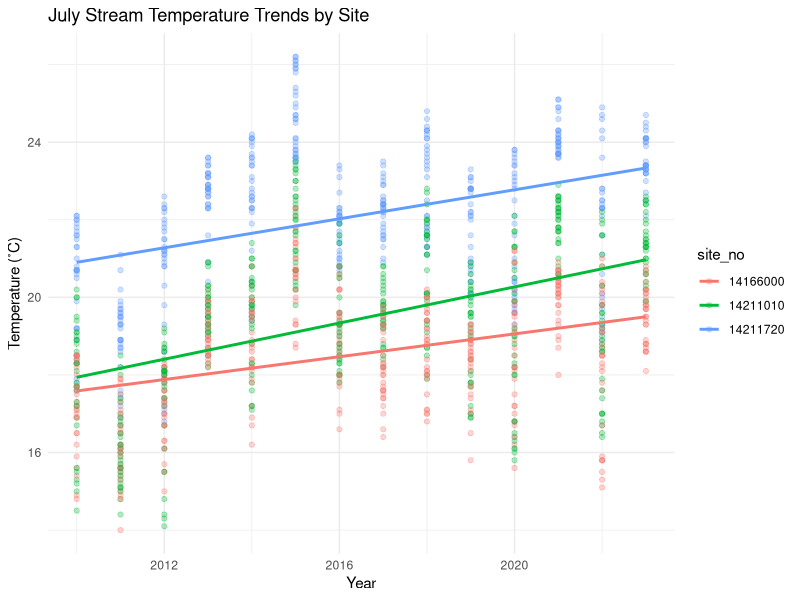

Here is the R script that generated this plot:
## ---- chunk 1
knitr::opts_chunk$set(echo = TRUE, message = FALSE, warning = FALSE)
## ---- chunk 2
library(tidyverse)
library(lubridate)

# Load data
temp_data <- read.csv("data/temp_data.csv")

# Format variables
temp_data <- temp_data %>% 
  select(
    agency_cd = monitoring_location_id, 
    site_no = monitoring_location_id, 
    Date = time, 
    temp_C = value ) 

temp_data$site_no <- gsub("USGS-", "", temp_data$site_no) 

temp_data$Date <- as.Date(temp_data$Date) 

temp_data$month <- month(temp_data$Date, label = TRUE)
temp_data$year <- year(temp_data$Date)
## ---- chunk 3
july_data <- temp_data %>%
  filter(month == "Jul")

ggplot(july_data, aes(x = year, y = temp_C, 
                      color = site_no)) +
  geom_point(alpha = 0.3) +
  geom_smooth(method = "lm", se = FALSE) +
  labs(
    title = "July Stream Temperature Trends by Site",
    x = "Year",
    y = "Temperature (˚C)",
  ) +
  theme_minimal()
## ---- chunk 4

## ---- chunk 5
